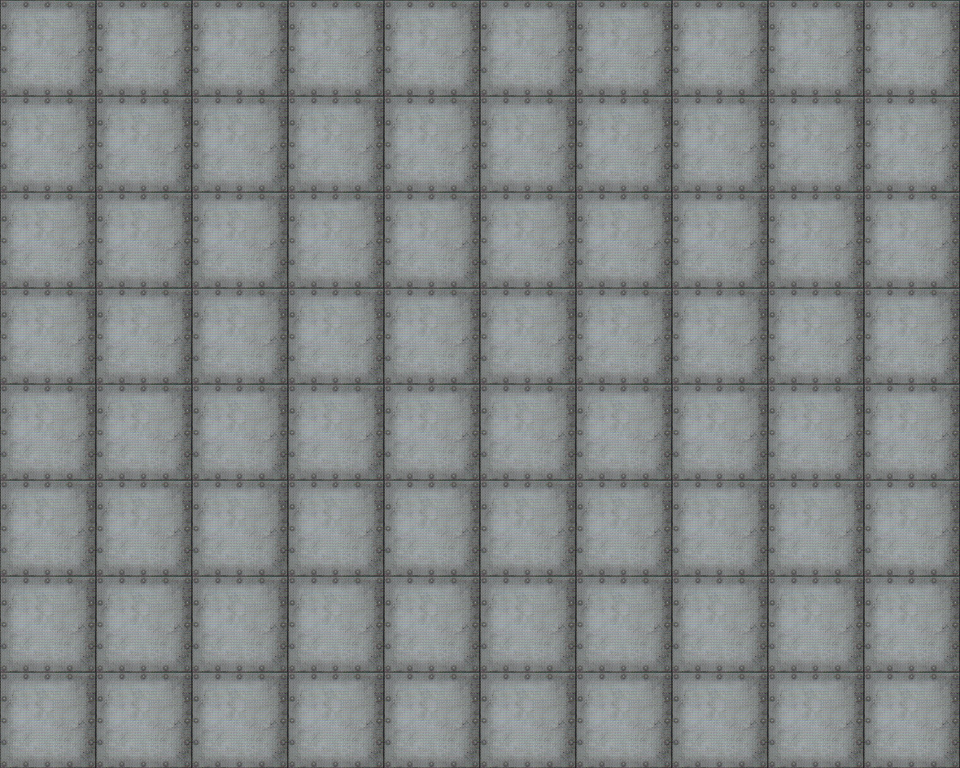

This is a level from a 2D game, rendered from its Tiled map with the project's own tilesets. A one-line summary and the complete map file follow:
An orthogonal 10x8 tile map with 96x96 px tiles, 1 tile layer (Tile Layer 1).

<map version="1.2" tiledversion="1.2.2" orientation="orthogonal" renderorder="left-down" width="10" height="8" tilewidth="96" tileheight="96" infinite="0" nextlayerid="2" nextobjectid="1">
 <tileset firstgid="1" source="standard.tsx" />
 <layer id="1" name="Tile Layer 1" width="10" height="8">
  <data encoding="csv">
5,5,5,5,5,5,5,5,5,5,
5,5,5,5,5,5,5,5,5,5,
5,5,5,5,5,5,5,5,5,5,
5,5,5,5,5,5,5,5,5,5,
5,5,5,5,5,5,5,5,5,5,
5,5,5,5,5,5,5,5,5,5,
5,5,5,5,5,5,5,5,5,5,
5,5,5,5,5,5,5,5,5,5
</data>
 </layer>
</map>
